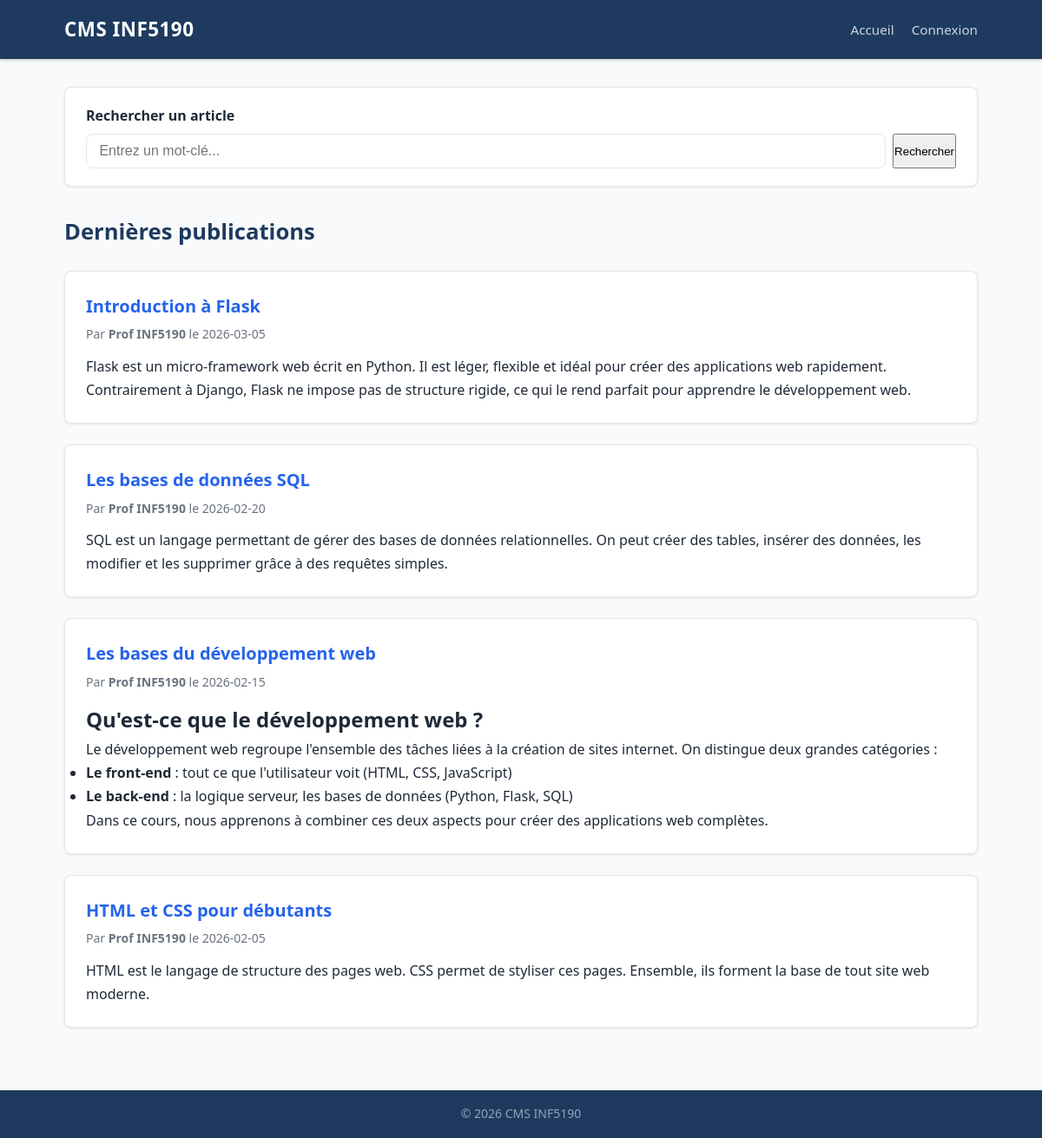
The page / on the database its author committed.
### tables this page shows
CREATE TABLE article (
    id INTEGER PRIMARY KEY AUTOINCREMENT,
    titre TEXT NOT NULL,
    identifiant TEXT NOT NULL UNIQUE,
    auteur TEXT NOT NULL,
    date_publication TEXT NOT NULL,
    contenu TEXT NOT NULL,
    utilisateur_id INTEGER NOT NULL,
    FOREIGN KEY (utilisateur_id) REFERENCES utilisateur(id)
);

### routes/public.py (the view)
@public_bp.route("/")
def accueil():
    articles = article_model.obtenir_articles_recents()
    return render_template("index.html", articles=articles)

### app.py (called while the page is built)
def fermer_db(e=None):
    db = g.pop("db", None)
    if db is not None:
        db.close()

### models/article.py (called while the page is built)
def get_db():
    if "db" not in g:
        g.db = sqlite3.connect(
            config.DATABASE,
            detect_types=sqlite3.PARSE_DECLTYPES
        )
        g.db.row_factory = sqlite3.Row
    return g.db

def obtenir_articles_recents():
    db = get_db()
    return db.execute(
        "SELECT * FROM article WHERE date_publication <= date('now')"
        " ORDER BY date_publication DESC LIMIT 5"
    ).fetchall()

### templates/index.html (shortened to what this page needs)
{% extends "base.html" %}
{% block contenu %}
<section class="recherche">
    <form action="{{ url_for('public.recherche') }}" method="get" class="formulaire-recherche">
        <label for="q">Rechercher un article</label>
        <div class="recherche-groupe">
            <input
                type="search"
                id="q"
                name="q"
                placeholder="Entrez un mot-clé..."
                minlength="1"
                required
            >
            <button type="submit">Rechercher</button>
        </div>
    </form>
</section>
<section class="articles">
    <h1>Dernières publications</h1>
    {% if articles %}
        {% for art in articles %}
        <article class="carte-article">
            <header class="carte-article-entete">
                <h2>
                    <a href="{{ url_for('public.voir_article', identifiant=art['identifiant']) }}">
                        {{ art['titre'] }}
                    </a>
                </h2>
                <p class="meta">
                    Par <strong>{{ art['auteur'] }}</strong>
                    le <time datetime="{{ art['date_publication'] }}">{{ art['date_publication'] }}</time>
                </p>
            </header>
            <div class="carte-article-contenu">
                {{ art['contenu'] | safe }}
            </div>
        </article>
        {% endfor %}
    {% else %}
        <p class="vide">Aucun article publié pour l'instant.</p>
    {% endif %}
</section>
{% endblock %}

### templates/base.html (shortened to what this page needs)
<!DOCTYPE html>
<html lang="fr">
<head>
    <link rel="stylesheet" href="{{ url_for('static', filename='css/style.css') }}">
</head>
<body>
    <header class="site-header">
        <div class="container">
            <a href="{{ url_for('public.accueil') }}" class="site-titre">CMS INF5190</a>
            <nav class="site-nav">
                <a href="{{ url_for('public.accueil') }}">Accueil</a>
                {% if session.get('user_id') %}
                    <a href="{{ url_for('admin.tableau_de_bord') }}">Administration</a>
                    <a href="{{ url_for('utilisateurs.liste_utilisateurs') }}">Utilisateurs</a>
                    <a href="{{ url_for('admin.deconnexion') }}">Déconnexion</a>
                {% else %}
                    <a href="{{ url_for('admin.connexion') }}">Connexion</a>
                {% endif %}
            </nav>
        </div>
    </header>
    <main class="container">
        {% block contenu %}{% endblock %}
    </main>
    <footer class="site-footer">
        <div class="container">
            <p>&copy; 2026 CMS INF5190</p>
        </div>
    </footer>
</body>
</html>

### static/css/style.css (style rules this page uses)
:root { --couleur-primaire: #2563eb; --couleur-primaire-sombre: #1d4ed8; --couleur-texte: #1f2937; --couleur-texte-leger: #6b7280; --couleur-fond: #f9fafb; --couleur-fond-carte: #ffffff; --couleur-bordure: #e5e7eb; --couleur-succes: #16a34a; --couleur-erreur: #dc2626; --couleur-erreur-fond: #fee2e2; --couleur-succes-fond: #dcfce7; --rayon: 8px; --ombre: 0 1px 3px rgba(0, 0, 0, 0.1); --transition: 0.2s ease; }
*, *::before, *::after { box-sizing: border-box; margin: 0; padding: 0; }
body { font-family: system-ui, -apple-system, sans-serif; background-color: var(--couleur-fond); color: var(--couleur-texte); line-height: 1.6; font-size: 1rem; }
.container { max-width: 1100px; margin: 0 auto; padding: 0 1.5rem; }
.site-header { background-color: #1e3a5f; color: #ffffff; padding: 1rem 0; box-shadow: 0 2px 4px rgba(0, 0, 0, 0.15); }
.site-header .container { display: flex; justify-content: space-between; align-items: center; flex-wrap: wrap; gap: 0.75rem; }
.site-titre { font-size: 1.4rem; font-weight: 700; color: #ffffff; text-decoration: none; letter-spacing: 0.5px; }
.site-nav { display: flex; gap: 1.25rem; flex-wrap: wrap; }
.site-nav a { color: #cbd5e1; text-decoration: none; font-size: 0.95rem; transition: color var(--transition); }
main.container { padding-top: 2rem; padding-bottom: 3rem; min-height: calc(100vh - 120px); }
.site-footer { background-color: #1e3a5f; color: #94a3b8; text-align: center; padding: 1rem 0; font-size: 0.875rem; }
.recherche { background-color: var(--couleur-fond-carte); border: 1px solid var(--couleur-bordure); border-radius: var(--rayon); padding: 1.25rem 1.5rem; margin-bottom: 2rem; box-shadow: var(--ombre); }
.recherche label { display: block; font-weight: 600; margin-bottom: 0.5rem; }
.recherche-groupe { display: flex; gap: 0.5rem; }
.recherche-groupe input[type="search"] { flex: 1; padding: 0.6rem 0.9rem; border: 1px solid var(--couleur-bordure); border-radius: var(--rayon); font-size: 1rem; }
.articles h1 { font-size: 1.6rem; margin-bottom: 1.5rem; color: #1e3a5f; }
.carte-article { background-color: var(--couleur-fond-carte); border: 1px solid var(--couleur-bordure); border-radius: var(--rayon); padding: 1.5rem; margin-bottom: 1.5rem; box-shadow: var(--ombre); transition: box-shadow var(--transition); }
.carte-article-entete h2 { font-size: 1.25rem; margin-bottom: 0.35rem; }
.carte-article-entete h2 a { color: var(--couleur-primaire); text-decoration: none; }
.meta { font-size: 0.875rem; color: var(--couleur-texte-leger); margin-bottom: 0.75rem; }
.carte-article-contenu { color: var(--couleur-texte); line-height: 1.7; }

### rows shown on the page
article: titre "Introduction à Flask", auteur "Prof INF5190", date_publication "2026-03-05", contenu "Flask est un micro-framework web écrit en Python. Il est léger, flexible et idéal pour créer des applications web rapidement. Contrairement à Django, Flask ne impose pas de structure rigide, ce qui le rend parfait pour apprendre le développement web."
article: titre "Les bases de données SQL", auteur "Prof INF5190", date_publication "2026-02-20", contenu "SQL est un langage permettant de gérer des bases de données relationnelles. On peut créer des tables, insérer des données, les modifier et les supprimer grâce à des requêtes simples."
article: titre "Les bases du développement web", auteur "Prof INF5190", date_publication "2026-02-15", contenu "Qu'est-ce que le développement web ? Le développement web regroupe l'ensemble des tâches liées à la création de sites internet. On distingue deux grandes catégories : Le front-end : tout ce que l'utilisateur voit (HTML, CSS, JavaScript) Le back-end : la logique serveur, les bases de données (Python, Flask, SQL) Dans ce cours, nous apprenons à combiner ces deux aspects pour créer des applications web complètes."
article: titre "HTML et CSS pour débutants", auteur "Prof INF5190", date_publication "2026-02-05", contenu "HTML est le langage de structure des pages web. CSS permet de styliser ces pages. Ensemble, ils forment la base de tout site web moderne."
